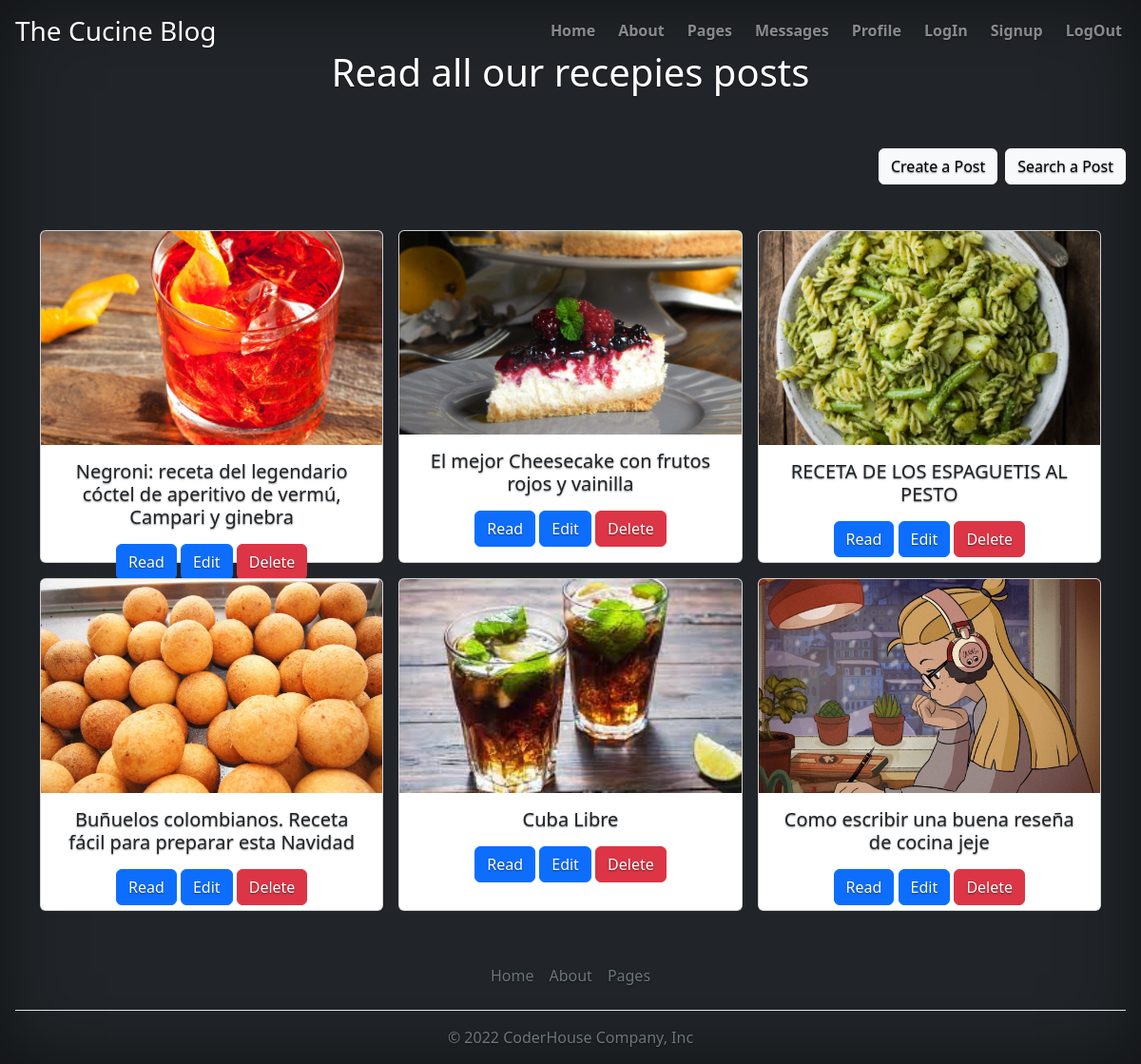
The app's page /get_pages/ (signed in) with its own data.
### Posts/models.py (models this page shows)
class Post(models.Model):
    title = models.CharField(max_length=200)
    content = models.TextField()
    post_img = models.ImageField(null=True, blank=True, upload_to='post_image')

### Posts/views.py (the view)
# urls.py: path('get_pages/', views.PostList.as_view(), name='List Posts'),
class PostList(LoginRequiredMixin, ListView):
    model = Post
    template_name = 'Posts/post_list.html'

### Posts/templates/Posts/post_list.html
{% extends 'index.html' %}
{% load static %}
{% block dynamicCode %}
  <h1>Read all our recepies posts</h1>
  <div class="d-flex gap-2 mt-5 mb-5" style="margin-left: auto;">
    <a class="btn btn-light button-width" aria-current="page" href="{% url 'Create Post' %}">Create a Post</a>
    <a class="btn btn-light button-width" aria-current="page" href="{% url 'Search Page' %}">Search a Post</a>
  </div>
  <div class='container mb-5'>
    <div class="row row-cols-1 row-cols-sm-2 row-cols-md-3 g-3">
      {% for post in object_list %}
        <div class='col'>
          <div class="card" style='height: 350px;'>
            <img src="{% if post.post_img %}{{post.post_img.url}}"{% else %}''{% endif %} class="bd-placeholder-img card-img-top" alt="{{post.post_img.name}}" width='100%' height='225' style='object-fit: cover;'/>
            <div class="card-body">
              <h5 class="card-title text-dark mb-3">{{post.title}}</h5>
              <a href="{% url "Get Post" post.id %}" class="btn btn-primary">Read</a>
              <a href="{% url "Update Post" post.id %}" class="btn btn-primary">Edit</a>
              <a href="{% url "Delete Post" post.id %}" class="btn btn-danger">Delete</a>
            </div>
          </div>
        </div>
      {% endfor %}
    </div>
  </div>
{% endblock %}

### Posts/static/Posts/css/cover.css (style rules this page uses)
body { text-shadow: 0 .05rem .1rem rgba(0, 0, 0, .5); box-shadow: inset 0 0 5rem rgba(0, 0, 0, .5); }

### Posts/templates/index.html (style rules this page uses)
.bd-placeholder-img { font-size: 1.125rem; text-anchor: middle; -webkit-user-select: none; -moz-user-select: none; user-select: none; }

### records on screen
Post: post_img (picture), title "Negroni: receta del legendario cóctel de aperitivo de vermú, Campari y ginebra"
Post: post_img (picture), title "El mejor Cheesecake con frutos rojos y vainilla"
Post: post_img (picture), title "RECETA DE LOS ESPAGUETIS AL PESTO"
Post: post_img (picture), title "Buñuelos colombianos. Receta fácil para preparar esta Navidad"
Post: post_img (picture), title "Cuba Libre"
Post: post_img (picture), title "Como escribir una buena reseña de cocina jeje"
